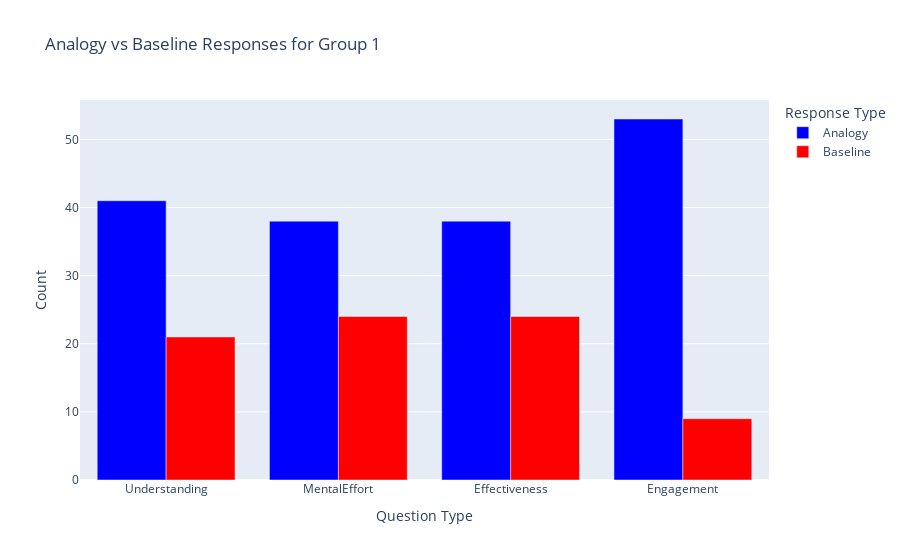

This figure's notebook cell:
### Code cell
group_1_data = data[data['Group'] == "1"]
group_2_data = data[data['Group'] == "2"]

def count_A_B_per_question(df, columns):
    # Create a dictionary to store counts for each question type
    counts = {col: {'Analogy': 0, 'Baseline': 0} for col in columns}
    
    for col in columns:
        counts[col]['Analogy'] = df[col].str.contains('A', na=False).sum()
        counts[col]['Baseline'] = df[col].str.contains('B', na=False).sum()
    
    return counts

# Columns for Group 1 (Understanding-AB, Effort-AB, Effectiveness-AB, Preference-AB)
group_1_columns = ['Understanding', 'MentalEffort', 'Effectiveness', 'Engagement']

# Count A/B for each question in Group 1
group_1_counts = count_A_B_per_question(group_1_data, group_1_columns)

# Prepare the data for plotting (convert counts into a DataFrame)
plot_data_group_1 = []

for question, counts in group_1_counts.items():
    plot_data_group_1.append({'Question': question, 'Response': 'Analogy', 'Count': counts['Analogy']})
    plot_data_group_1.append({'Question': question, 'Response': 'Baseline', 'Count': counts['Baseline']})

group_1_plot_df = pd.DataFrame(plot_data_group_1)

# Plot the bar chart for Group 1, showing Analogy vs Baseline for each question
fig_group_1 = px.bar(group_1_plot_df, x='Question', y='Count', color='Response', barmode='group',
                     title="Analogy vs Baseline Responses for Group 1",
                     labels={'Question': 'Question Type', 'Count': 'Number of Responses', 'Response': 'Response Type'},
                     color_discrete_map={'Analogy': 'blue', 'Baseline': 'red'})

fig_group_1.update_layout(xaxis_title="Question Type", yaxis_title="Count", barmode='group')

# Show the plot for Group 1
fig_group_1.show()

### Figure 1 — Plotly figure (JSON) as saved in the notebook; plotly's stock layout.template omitted (floating-point values rounded to 4 significant figures)
{"data": [{"alignmentgroup": "True", "hovertemplate": "Response Type=Analogy<br>Question Type=%{x}<br>Number of Responses=%{y}<extra></extra>", "legendgroup": "Analogy", "marker": {"color": "blue", "pattern": {"shape": ""}}, "name": "Analogy", "offsetgroup": "Analogy", "orientation": "v", "showlegend": true, "textposition": "auto", "type": "bar", "x": ["Understanding", "MentalEffort", "Effectiveness", "Engagement"], "xaxis": "x", "y": [41, 38, 38, 53], "yaxis": "y"}, {"alignmentgroup": "True", "hovertemplate": "Response Type=Baseline<br>Question Type=%{x}<br>Number of Responses=%{y}<extra></extra>", "legendgroup": "Baseline", "marker": {"color": "red", "pattern": {"shape": ""}}, "name": "Baseline", "offsetgroup": "Baseline", "orientation": "v", "showlegend": true, "textposition": "auto", "type": "bar", "x": ["Understanding", "MentalEffort", "Effectiveness", "Engagement"], "xaxis": "x", "y": [21, 24, 24, 9], "yaxis": "y"}], "layout": {"barmode": "group", "legend": {"title": {"text": "Response Type"}, "tracegroupgap": 0}, "title": {"text": "Analogy vs Baseline Responses for Group 1"}, "xaxis": {"anchor": "y", "domain": [0, 1], "title": {"text": "Question Type"}}, "yaxis": {"anchor": "x", "domain": [0, 1], "title": {"text": "Count"}}}}
